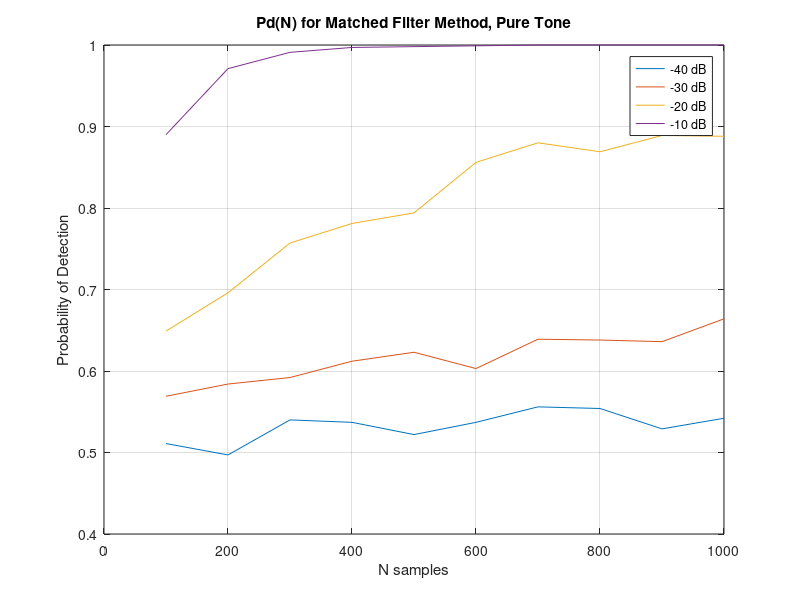

The MATLAB source for this figure:
%--------------------------------------------------------------------------
%   Author      : AKRARAI MOHAMED    
%   School      : National Institut Of Posts and Telecommunications
%   Description : In This file we calculate the Probablity of detection of            
%                 MatchedFiletr for a Pure Tone pulse for Different Numbers 
%                 of Samples[100 1000].                                                                              
%--------------------------------------------------------------------------
clc;
clear all
A = 1; % Amplitude
f0 = 1e3; % Signal Frequency

% T = 10e-3; % Pulse width 
phi = 0; % signal phase

Pd = zeros([4 10]);

k = 0;
for SNR = -40:10:-10
    
k = k + 1;
i = 0;
V = zeros([10 1000]);
    
 for N = 100:100:1000
    i = i + 1;
    fs = 100 * 1e3;
    t = (0:N-1)/fs; % time index
    Xp = A*cos(2*pi*t*f0+phi);
    
    for j =1:1:1000
        
    Y = awgn(Xp,SNR,'measured'); % the signal power -28.3 dBW
    Noise = Y - Xp;
    % rms(Noise)^2; measure the noise power.
    La  = conv(abs(Noise),abs(Xp));
    LambdAmf = sum(La)/N;
    Sta = conv(abs(Y),abs(Xp));
    Tmf = sum(Sta)/N;
    
    if  (Tmf > LambdAmf)    
        V( i , j ) = 1;
    end
    end 
    Pd( k , i ) = (sum(V(i,:))/1000);
 end
end

Nsamples = 1:1:10;
figure;
plot(Nsamples*100,Pd(1,:),Nsamples*100,Pd(2,:),Nsamples*100,Pd(3,:),Nsamples*100,Pd(4,:))
title('Pd(N) for Matched Filter Method, Pure Tone')
xlabel('N samples')
ylabel('Probability of Detection')
grid
hold off

legend('-40 dB','-30 dB','-20 dB','-10 dB')